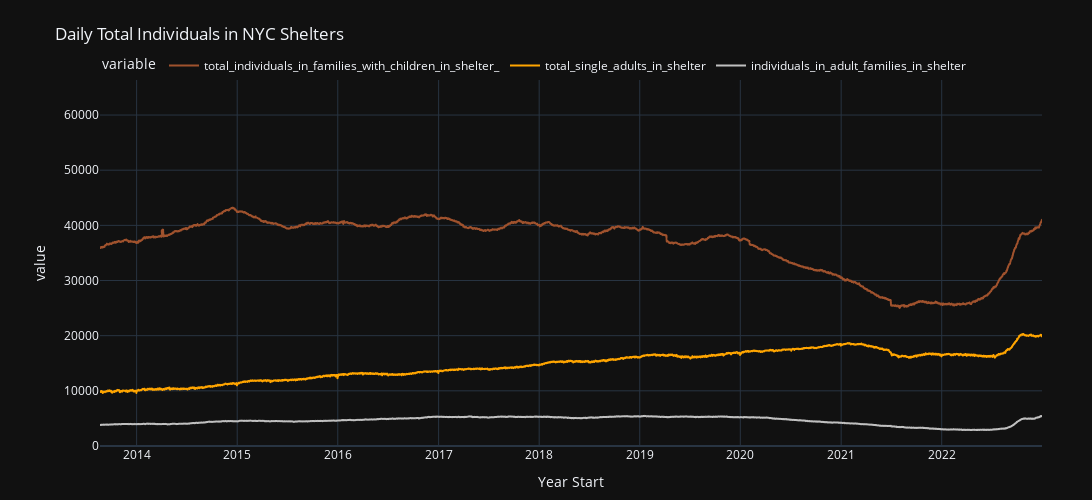

The notebook cell this image was saved under:
### Code cell
desired_columns = [0,1,2,3,4,5,6,7,8,9,10,11]
start_date = datetime(2013, 1, 1)
end_date = datetime(2022, 12, 31)

# Convert index values to datetime
filtered_data = get_columns(dhs_daily_df,desired_columns)

# Apply date filter
filtered_data = filtered_data[filtered_data.index.to_series().apply(get_date, start_date=start_date, end_date=end_date)]
filtered_data.reset_index(inplace=True)
filtered_data

# Set the template to 'plotly_dark'
#pio.templates.default = "plotly_dark"

# Create the bar chart
fig = px.line(filtered_data, x='date_of_census', y=['total_individuals_in_families_with_children_in_shelter_','total_single_adults_in_shelter','individuals_in_adult_families_in_shelter'],
             color_discrete_sequence=['sienna', 'orange','silver'],
             labels=dict(
                 date_of_census='Year Start',
                 total_individuals_in_shelter='Total Sheltered Individuals'
             ),             
             title='Daily Total Individuals in NYC Shelters',            
             )

# Customize the layout if needed
fig.update_layout( xaxis_tickangle=0,
                  legend=dict(orientation='h', yanchor='bottom', y=1.0, xanchor='left', x=0),                  
                  yaxis=dict(tickmode='auto', tickformat='d', range=[0, filtered_data['total_individuals_in_shelter'].max()]),
                  margin=dict(l=100, r=50, t=80, b=20),  # Adjust the left and right margin values as desired
                  width=1500,  # Set the desired width of the figure
                  height=500  # Set the desired height of the figure
                  )


# Display the plot
fig.show()

### Figure 1 — Plotly figure (JSON) as saved in the notebook; plotly's stock layout.template omitted (floating-point values rounded to 4 significant figures; data arrays with more than 128 entries replaced by an {"elided": "..."} marker saying what was removed)
{"data": [{"hovertemplate": "variable=total_individuals_in_families_with_children_in_shelter_<br>Year Start=%{x}<br>value=%{y}<extra></extra>", "legendgroup": "total_individuals_in_families_with_children_in_shelter_", "line": {"color": "sienna", "dash": "solid"}, "marker": {"symbol": "circle"}, "mode": "lines", "name": "total_individuals_in_families_with_children_in_shelter_", "showlegend": true, "type": "scattergl", "x": {"elided": "3358 str values"}, "xaxis": "x", "y": {"elided": "3358 int values"}, "yaxis": "y"}, {"hovertemplate": "variable=total_single_adults_in_shelter<br>Year Start=%{x}<br>value=%{y}<extra></extra>", "legendgroup": "total_single_adults_in_shelter", "line": {"color": "orange", "dash": "solid"}, "marker": {"symbol": "circle"}, "mode": "lines", "name": "total_single_adults_in_shelter", "showlegend": true, "type": "scattergl", "x": {"elided": "3358 str values"}, "xaxis": "x", "y": {"elided": "3358 int values"}, "yaxis": "y"}, {"hovertemplate": "variable=individuals_in_adult_families_in_shelter<br>Year Start=%{x}<br>value=%{y}<extra></extra>", "legendgroup": "individuals_in_adult_families_in_shelter", "line": {"color": "silver", "dash": "solid"}, "marker": {"symbol": "circle"}, "mode": "lines", "name": "individuals_in_adult_families_in_shelter", "showlegend": true, "type": "scattergl", "x": {"elided": "3358 str values"}, "xaxis": "x", "y": {"elided": "3358 int values"}, "yaxis": "y"}], "layout": {"height": 500, "legend": {"orientation": "h", "title": {"text": "variable"}, "tracegroupgap": 0, "x": 0, "xanchor": "left", "y": 1, "yanchor": "bottom"}, "margin": {"b": 20, "l": 100, "r": 50, "t": 80}, "title": {"text": "Daily Total Individuals in NYC Shelters"}, "width": 1500, "xaxis": {"anchor": "y", "domain": [0, 1], "tickangle": 0, "title": {"text": "Year Start"}}, "yaxis": {"anchor": "x", "domain": [0, 1], "range": [0, 66353], "tickformat": "d", "tickmode": "auto", "title": {"text": "value"}}}}
